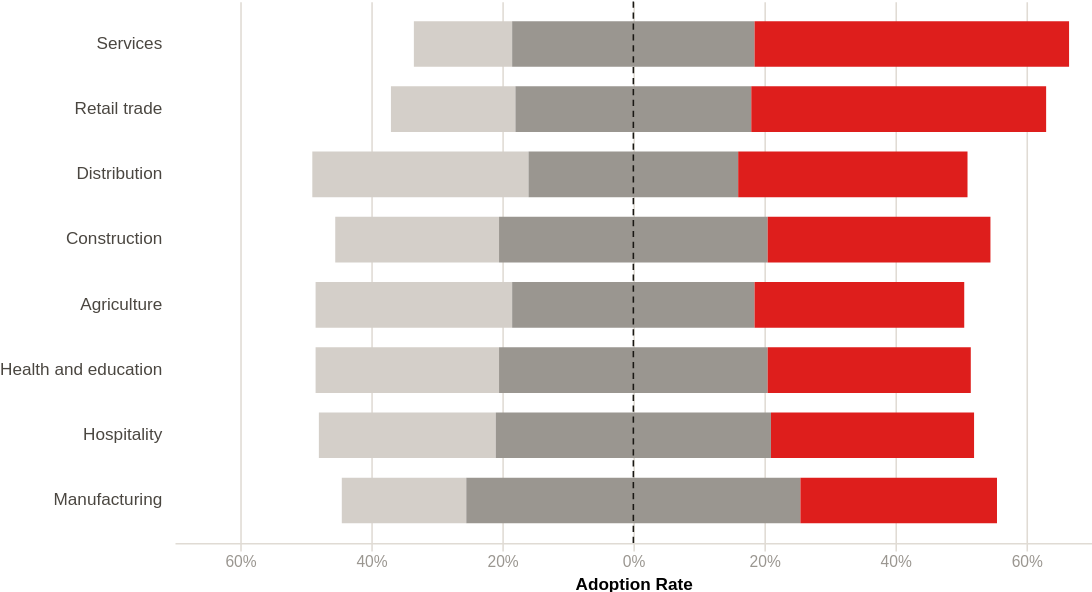

This figure's Vega-Lite source:
### Vega specification from a JSON file in a GitHub repository (floating-point values rounded to 4 significant figures)
{"$schema": "https://vega.github.io/schema/vega/v5.json", "width": 700, "height": 380, "autosize": {"type": "fit"}, "background": "transparent", "data": [{"name": "table", "values": [{"industry": "Services", "adopting": 48, "not_adopting": 37, "not_aware": 15}, {"industry": "Retail trade", "adopting": 45, "not_adopting": 36, "not_aware": 19}, {"industry": "Distribution", "adopting": 35, "not_adopting": 32, "not_aware": 33}, {"industry": "Construction", "adopting": 34, "not_adopting": 41, "not_aware": 25}, {"industry": "Agriculture", "adopting": 32, "not_adopting": 37, "not_aware": 30}, {"industry": "Health and education", "adopting": 31, "not_adopting": 41, "not_aware": 28}, {"industry": "Hospitality", "adopting": 31, "not_adopting": 42, "not_aware": 27}, {"industry": "Manufacturing", "adopting": 30, "not_adopting": 51, "not_aware": 19}], "transform": [{"type": "formula", "as": "not_aware_start", "expr": "-(datum.not_aware + datum.not_adopting / 2)"}, {"type": "formula", "as": "not_aware_end", "expr": "-(datum.not_adopting / 2)"}, {"type": "formula", "as": "not_adopting_start", "expr": "-(datum.not_adopting / 2)"}, {"type": "formula", "as": "not_adopting_end", "expr": "datum.not_adopting / 2"}, {"type": "formula", "as": "adopting_start", "expr": "datum.not_adopting / 2"}, {"type": "formula", "as": "adopting_end", "expr": "datum.not_adopting / 2 + datum.adopting"}]}, {"name": "sorted", "source": "table", "transform": [{"type": "collect", "sort": {"field": "adopting", "order": "descending"}}]}], "scales": [{"name": "y", "type": "band", "domain": {"data": "sorted", "field": "industry"}, "range": "height", "padding": 0.3}, {"name": "x", "type": "linear", "domain": [-70, 70], "range": "width", "nice": true}], "axes": [{"orient": "bottom", "scale": "x", "tickCount": 7, "labelColor": "#9a9690", "labelFontSize": 10, "domainColor": "#e0dbd4", "tickColor": "#e0dbd4", "gridColor": "#e0dbd4", "grid": true, "title": "Adoption Rate", "encode": {"labels": {"update": {"text": {"signal": "abs(datum.value) + '%'"}}}}}], "marks": [{"type": "text", "from": {"data": "sorted"}, "encode": {"enter": {"x": {"value": -8}, "y": {"scale": "y", "field": "industry", "band": 0.5}, "text": {"field": "industry"}, "align": {"value": "right"}, "baseline": {"value": "middle"}, "fontSize": {"value": 11}, "fill": {"value": "#4a4640"}}}}, {"type": "rect", "from": {"data": "sorted"}, "encode": {"enter": {"y": {"scale": "y", "field": "industry"}, "height": {"scale": "y", "band": 1}, "x": {"scale": "x", "field": "not_aware_start"}, "x2": {"scale": "x", "field": "not_aware_end"}, "fill": {"value": "#d4cfc9"}, "tooltip": {"signal": "{'Industry': datum.industry, 'Not aware': datum.not_aware + '%'}"}}}}, {"type": "rect", "from": {"data": "sorted"}, "encode": {"enter": {"y": {"scale": "y", "field": "industry"}, "height": {"scale": "y", "band": 1}, "x": {"scale": "x", "field": "not_adopting_start"}, "x2": {"scale": "x", "field": "not_adopting_end"}, "fill": {"value": "#9a9690"}, "tooltip": {"signal": "{'Industry': datum.industry, 'Not adopting': datum.not_adopting + '%'}"}}}}, {"type": "rect", "from": {"data": "sorted"}, "encode": {"enter": {"y": {"scale": "y", "field": "industry"}, "height": {"scale": "y", "band": 1}, "x": {"scale": "x", "field": "adopting_start"}, "x2": {"scale": "x", "field": "adopting_end"}, "fill": {"value": "#de1e1c"}, "tooltip": {"signal": "{'Industry': datum.industry, 'Adopting': datum.adopting + '%'}"}}}}, {"type": "rule", "encode": {"enter": {"x": {"scale": "x", "value": 0}, "y": {"value": 0}, "y2": {"field": {"group": "height"}}, "stroke": {"value": "#1a1814"}, "strokeWidth": {"value": 1}, "strokeDash": {"value": [4, 3]}}}}]}
